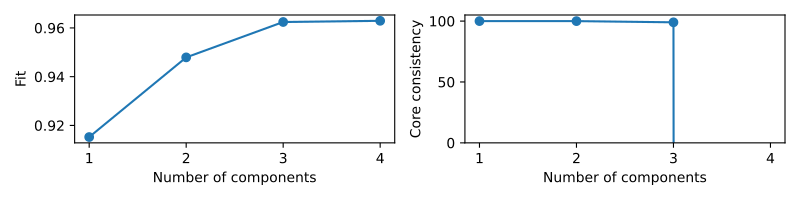

Python code for this plot:
from tlviz.data import simulated_random_cp_tensor
from tlviz.visualisation import scree_plot
import matplotlib.pyplot as plt
from tensorly.decomposition import parafac
dataset = simulated_random_cp_tensor((10, 20, 30), rank=3, noise_level=0.2, seed=42)[1]
cp_tensors = {}
for rank in range(1, 5):
    cp_tensors[rank] = parafac(dataset, rank, random_state=1)
fig, axes = plt.subplots(1, 2, figsize=(8, 2), tight_layout=True)
ax = scree_plot(cp_tensors, dataset, ax=axes[0])
ax = scree_plot(cp_tensors, dataset, metric="Core consistency", ax=axes[1])
for ax in axes:
    xlabel = ax.set_xlabel("Number of components")
    xticks = ax.set_xticks(list(cp_tensors.keys()))
limits = axes[1].set_ylim((0, 105))
plt.show()
